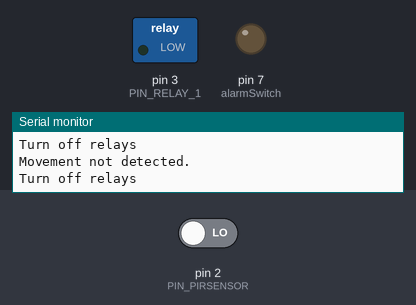
Bench run of a sketch on a simulated Arduino Uno, built with avr-gcc and run on an emulated ATmega328P. Parts: switched loads named in the sketch (green lamp = pin HIGH), output pins drawn as LEDs (lit = HIGH), the last lines printed to the serial monitor. The inputs (shaded band) are chosen by the test bench; at power-on: pin 2 (PIN_PIRSENSOR) LOW. The modem accepts every AT command (registered, SIM ready, sends succeed) and sends nothing else.

Above: at 2.8 s.
2.9 s: pin 2 (PIN_PIRSENSOR) driven HIGH
At 4.0 s:
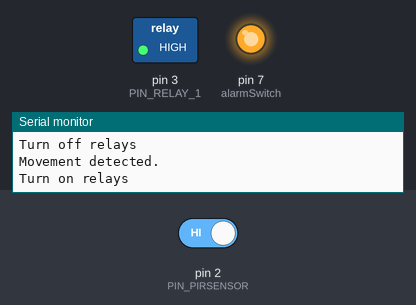
4.5 s: pin 2 (PIN_PIRSENSOR) driven LOW
At 8.8 s:
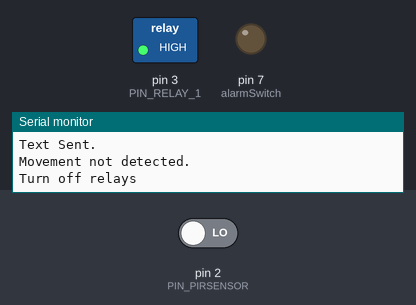
Timing chart, 0 to 10.3 s (numbered marks = the images above; inputs shaded):
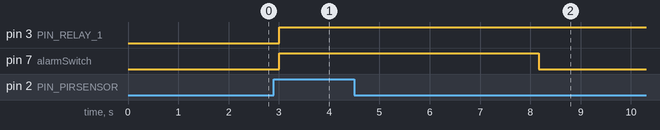

Measured:
- after the input at 2.9 s, pin 3 (PIN_RELAY_1), pin 7 (alarmSwitch): LOW → HIGH after 0.11 s
- after the input at 4.5 s, pin 7 (alarmSwitch): HIGH → LOW after 3.7 s

The sketch:

motiondetector.ino
```cpp
/*

Program: Motion Detector with Alarm and SMS

*/

#include <SoftwareSerial.h>


//Configure the GMS settings
SoftwareSerial sim(10, 11);
int _timeout;
String _buffer;
String number = "+639978264419"; //-> change with your number


#define PIN_PIRSENSOR 2
int alarmSwitch=7;


#define PIN_RELAY_1  3 // the Arduino pin, which connects to the IN1 pin of relay module


void setup() {
  Serial.begin(9600); // start serial connection to print out messages to the serial monitor
  pinMode(PIN_PIRSENSOR, INPUT);
  pinMode(alarmSwitch, OUTPUT);
  pinMode(PIN_RELAY_1, OUTPUT);
  digitalWrite(alarmSwitch, LOW); // switch off the Arduino's in-built LED
  Serial.println("Switch OFF.");
  digitalWrite(PIN_RELAY_1, LOW);

  sim.begin(9600);
   _buffer.reserve(50);
  Serial.println("System Started...");


}

void loop() {

  //MOTION DETECTION LOOP
  int movement_detected = digitalRead(PIN_PIRSENSOR);
  if (movement_detected) {
    // movement has been detected by the HC-SR501 PIR sensor
    digitalWrite(alarmSwitch, HIGH); // switch on the Arduino's in-built LED
    Serial.println("Movement detected.");
    //Code to trigger SMS


    //Code to trigger Alarm
    Serial.println("Turn on relays");
    digitalWrite(PIN_RELAY_1, HIGH);
    delay(2000);
    //Serial.println("Turn off relays");
    //digitalWrite(PIN_RELAY_1, LOW);

    SendMessage();
    //callNumber();

  } else {
    digitalWrite(alarmSwitch, LOW); // switch off the Arduino's in-built LED
    Serial.println("Movement not detected.");

    Serial.println("Turn off relays");
    //digitalWrite(PIN_RELAY_1, LOW);


  }
  delay(1000); // wait for one second until the next check

}

void callNumber() {
  Serial.println("Calling Number");
  sim.print("ATD");
  sim.print(number);
  sim.print(";\r\n");
  delay(1000); // Wait for the call to be initiated
  //_buffer = _readSerial();
  Serial.println(_buffer);
}

void SendMessage() {
  Serial.println("Sending SMS...");               //Show this message on serial monitor
  sim.print("AT+CMGF=1\r");                   //Set the module to SMS mode
  delay(100);
  sim.print("AT+CMGS=\"+639978264419\"\r");  //Your phone number don't forget to include your country code, example +212123456789"
  delay(500);
  sim.print("Intruder Detected");       //This is the text to send to the phone number, don't make it too long or you have to modify the SoftwareSerial buffer
  delay(500);
  sim.print((char)26);// (required according to the datasheet)
  delay(500);
  sim.println();
  Serial.println("Text Sent.");
  delay(500);

}
```
